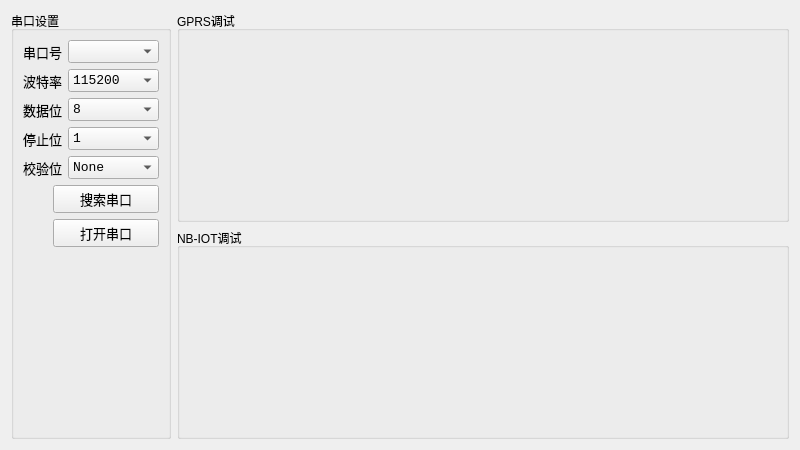
<?xml version="1.0" encoding="UTF-8"?>
<ui version="4.0">
 <class>gprs_nb_tool</class>
 <widget class="QWidget" name="gprs_nb_tool">
  <property name="geometry">
   <rect>
    <x>0</x>
    <y>0</y>
    <width>800</width>
    <height>450</height>
   </rect>
  </property>
  <property name="windowTitle">
   <string>Form</string>
  </property>
  <layout class="QHBoxLayout" name="horizontalLayout_6">
   <item>
    <widget class="QGroupBox" name="groupBox_2">
     <property name="maximumSize">
      <size>
       <width>160</width>
       <height>16777215</height>
      </size>
     </property>
     <property name="title">
      <string>串口设置</string>
     </property>
     <layout class="QVBoxLayout" name="verticalLayout_4">
      <item>
       <layout class="QHBoxLayout" name="horizontalLayout">
        <item>
         <widget class="QLabel" name="label">
          <property name="sizePolicy">
           <sizepolicy hsizetype="Fixed" vsizetype="Preferred">
            <horstretch>0</horstretch>
            <verstretch>0</verstretch>
           </sizepolicy>
          </property>
          <property name="font">
           <font>
            <family>Consolas</family>
            <pointsize>10</pointsize>
           </font>
          </property>
          <property name="text">
           <string>串口号</string>
          </property>
         </widget>
        </item>
        <item>
         <widget class="QComboBox" name="cbx_com_name">
          <property name="sizePolicy">
           <sizepolicy hsizetype="Preferred" vsizetype="Fixed">
            <horstretch>0</horstretch>
            <verstretch>0</verstretch>
           </sizepolicy>
          </property>
          <property name="font">
           <font>
            <family>Consolas</family>
            <pointsize>10</pointsize>
           </font>
          </property>
         </widget>
        </item>
       </layout>
      </item>
      <item>
       <layout class="QHBoxLayout" name="horizontalLayout_2">
        <item>
         <widget class="QLabel" name="label_2">
          <property name="sizePolicy">
           <sizepolicy hsizetype="Fixed" vsizetype="Preferred">
            <horstretch>0</horstretch>
            <verstretch>0</verstretch>
           </sizepolicy>
          </property>
          <property name="font">
           <font>
            <family>Consolas</family>
            <pointsize>10</pointsize>
           </font>
          </property>
          <property name="text">
           <string>波特率</string>
          </property>
         </widget>
        </item>
        <item>
         <widget class="QComboBox" name="cbx_bandrate">
          <property name="sizePolicy">
           <sizepolicy hsizetype="Preferred" vsizetype="Fixed">
            <horstretch>0</horstretch>
            <verstretch>0</verstretch>
           </sizepolicy>
          </property>
          <property name="font">
           <font>
            <family>Consolas</family>
            <pointsize>10</pointsize>
           </font>
          </property>
          <item>
           <property name="text">
            <string>115200</string>
           </property>
          </item>
          <item>
           <property name="text">
            <string>9600</string>
           </property>
          </item>
         </widget>
        </item>
       </layout>
      </item>
      <item>
       <layout class="QHBoxLayout" name="horizontalLayout_3">
        <item>
         <widget class="QLabel" name="label_3">
          <property name="sizePolicy">
           <sizepolicy hsizetype="Fixed" vsizetype="Preferred">
            <horstretch>0</horstretch>
            <verstretch>0</verstretch>
           </sizepolicy>
          </property>
          <property name="font">
           <font>
            <family>Consolas</family>
            <pointsize>10</pointsize>
           </font>
          </property>
          <property name="text">
           <string>数据位</string>
          </property>
         </widget>
        </item>
        <item>
         <widget class="QComboBox" name="cbx_databit">
          <property name="sizePolicy">
           <sizepolicy hsizetype="Preferred" vsizetype="Fixed">
            <horstretch>0</horstretch>
            <verstretch>0</verstretch>
           </sizepolicy>
          </property>
          <property name="font">
           <font>
            <family>Consolas</family>
            <pointsize>10</pointsize>
           </font>
          </property>
          <item>
           <property name="text">
            <string>8</string>
           </property>
          </item>
          <item>
           <property name="text">
            <string>7</string>
           </property>
          </item>
          <item>
           <property name="text">
            <string>6</string>
           </property>
          </item>
          <item>
           <property name="text">
            <string>5</string>
           </property>
          </item>
         </widget>
        </item>
       </layout>
      </item>
      <item>
       <layout class="QHBoxLayout" name="horizontalLayout_5">
        <item>
         <widget class="QLabel" name="label_5">
          <property name="sizePolicy">
           <sizepolicy hsizetype="Fixed" vsizetype="Preferred">
            <horstretch>0</horstretch>
            <verstretch>0</verstretch>
           </sizepolicy>
          </property>
          <property name="font">
           <font>
            <family>Consolas</family>
            <pointsize>10</pointsize>
           </font>
          </property>
          <property name="text">
           <string>停止位</string>
          </property>
         </widget>
        </item>
        <item>
         <widget class="QComboBox" name="cbx_stopbit">
          <property name="sizePolicy">
           <sizepolicy hsizetype="Preferred" vsizetype="Fixed">
            <horstretch>0</horstretch>
            <verstretch>0</verstretch>
           </sizepolicy>
          </property>
          <property name="font">
           <font>
            <family>Consolas</family>
            <pointsize>10</pointsize>
           </font>
          </property>
          <item>
           <property name="text">
            <string>1</string>
           </property>
          </item>
          <item>
           <property name="text">
            <string>1.5</string>
           </property>
          </item>
          <item>
           <property name="text">
            <string>2</string>
           </property>
          </item>
         </widget>
        </item>
       </layout>
      </item>
      <item>
       <layout class="QHBoxLayout" name="horizontalLayout_4">
        <item>
         <widget class="QLabel" name="label_4">
          <property name="sizePolicy">
           <sizepolicy hsizetype="Fixed" vsizetype="Preferred">
            <horstretch>0</horstretch>
            <verstretch>0</verstretch>
           </sizepolicy>
          </property>
          <property name="font">
           <font>
            <family>Consolas</family>
            <pointsize>10</pointsize>
           </font>
          </property>
          <property name="text">
           <string>校验位</string>
          </property>
         </widget>
        </item>
        <item>
         <widget class="QComboBox" name="cbx_paritybit">
          <property name="sizePolicy">
           <sizepolicy hsizetype="Preferred" vsizetype="Fixed">
            <horstretch>0</horstretch>
            <verstretch>0</verstretch>
           </sizepolicy>
          </property>
          <property name="font">
           <font>
            <family>Consolas</family>
            <pointsize>10</pointsize>
           </font>
          </property>
          <item>
           <property name="text">
            <string>None</string>
           </property>
          </item>
          <item>
           <property name="text">
            <string>Odd</string>
           </property>
          </item>
          <item>
           <property name="text">
            <string>Even</string>
           </property>
          </item>
         </widget>
        </item>
       </layout>
      </item>
      <item>
       <layout class="QHBoxLayout" name="horizontalLayout_12">
        <item>
         <widget class="QLabel" name="lab_send_2">
          <property name="minimumSize">
           <size>
            <width>24</width>
            <height>24</height>
           </size>
          </property>
          <property name="maximumSize">
           <size>
            <width>24</width>
            <height>24</height>
           </size>
          </property>
          <property name="layoutDirection">
           <enum>Qt::LeftToRight</enum>
          </property>
          <property name="autoFillBackground">
           <bool>false</bool>
          </property>
          <property name="styleSheet">
           <string notr="true"/>
          </property>
          <property name="text">
           <string/>
          </property>
          <property name="textFormat">
           <enum>Qt::AutoText</enum>
          </property>
          <property name="pixmap">
           <pixmap resource="../img.qrc">:/new/prefix1/img/red.png</pixmap>
          </property>
          <property name="scaledContents">
           <bool>true</bool>
          </property>
          <property name="alignment">
           <set>Qt::AlignJustify|Qt::AlignVCenter</set>
          </property>
         </widget>
        </item>
        <item>
         <widget class="QPushButton" name="btn_find_seriaport">
          <property name="font">
           <font>
            <family>Consolas</family>
            <pointsize>10</pointsize>
           </font>
          </property>
          <property name="focusPolicy">
           <enum>Qt::NoFocus</enum>
          </property>
          <property name="text">
           <string>搜索串口</string>
          </property>
         </widget>
        </item>
       </layout>
      </item>
      <item>
       <layout class="QHBoxLayout" name="horizontalLayout_11">
        <item>
         <widget class="QLabel" name="lab_send_3">
          <property name="minimumSize">
           <size>
            <width>24</width>
            <height>24</height>
           </size>
          </property>
          <property name="maximumSize">
           <size>
            <width>24</width>
            <height>24</height>
           </size>
          </property>
          <property name="layoutDirection">
           <enum>Qt::LeftToRight</enum>
          </property>
          <property name="autoFillBackground">
           <bool>false</bool>
          </property>
          <property name="styleSheet">
           <string notr="true"/>
          </property>
          <property name="text">
           <string/>
          </property>
          <property name="textFormat">
           <enum>Qt::AutoText</enum>
          </property>
          <property name="pixmap">
           <pixmap resource="../img.qrc">:/new/prefix1/img/red.png</pixmap>
          </property>
          <property name="scaledContents">
           <bool>true</bool>
          </property>
          <property name="alignment">
           <set>Qt::AlignJustify|Qt::AlignVCenter</set>
          </property>
         </widget>
        </item>
        <item>
         <widget class="QPushButton" name="btn_open_port">
          <property name="font">
           <font>
            <family>Consolas</family>
            <pointsize>10</pointsize>
           </font>
          </property>
          <property name="text">
           <string>打开串口</string>
          </property>
         </widget>
        </item>
       </layout>
      </item>
      <item>
       <spacer name="verticalSpacer">
        <property name="orientation">
         <enum>Qt::Vertical</enum>
        </property>
        <property name="sizeHint" stdset="0">
         <size>
          <width>20</width>
          <height>40</height>
         </size>
        </property>
       </spacer>
      </item>
     </layout>
    </widget>
   </item>
   <item>
    <layout class="QVBoxLayout" name="verticalLayout">
     <item>
      <widget class="QGroupBox" name="groupBox">
       <property name="title">
        <string>GPRS调试</string>
       </property>
      </widget>
     </item>
     <item>
      <widget class="QGroupBox" name="groupBox_3">
       <property name="title">
        <string>NB-IOT调试</string>
       </property>
      </widget>
     </item>
    </layout>
   </item>
  </layout>
 </widget>
 <resources>
  <include location="../img.qrc"/>
 </resources>
 <connections/>
</ui>
